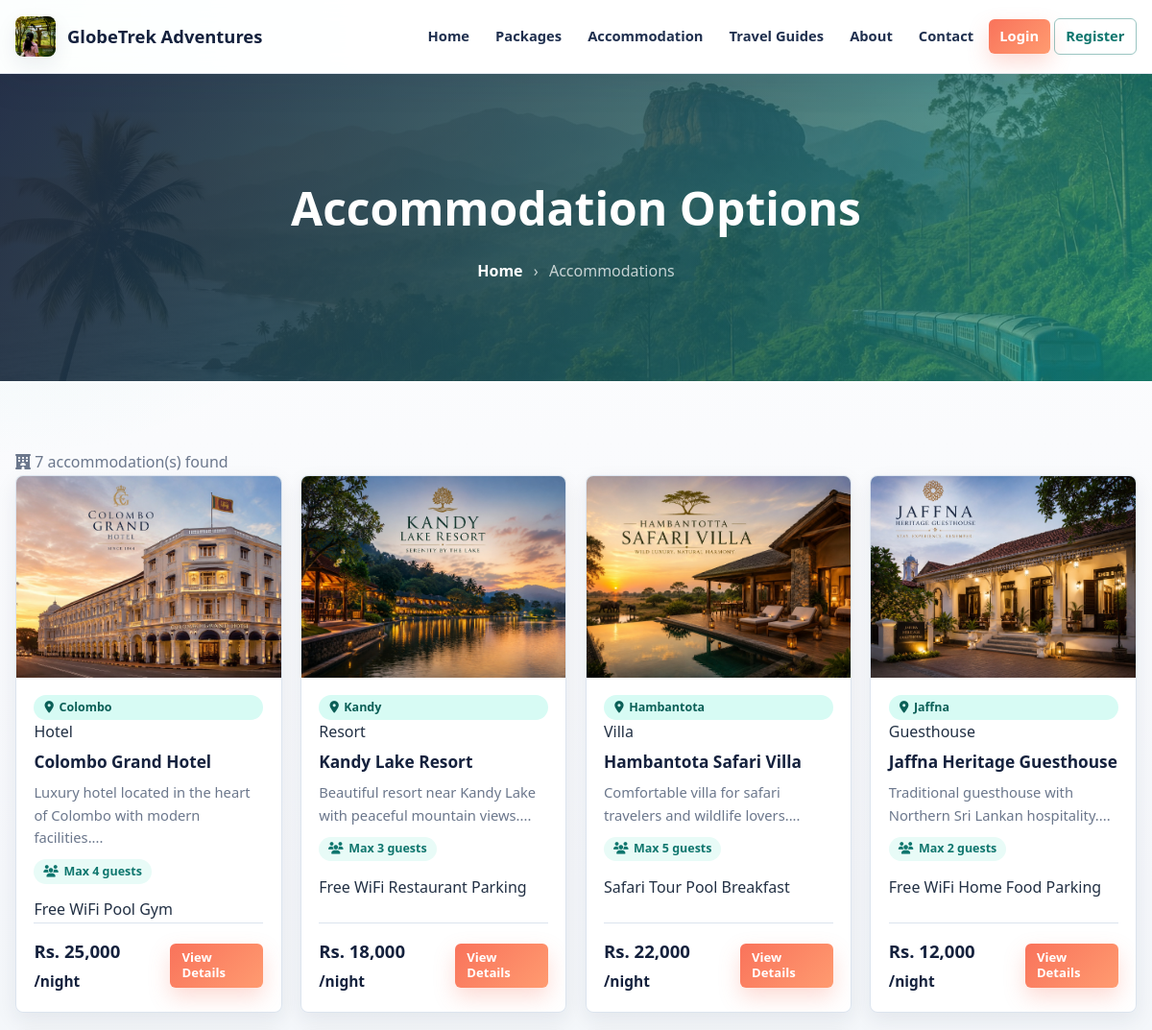
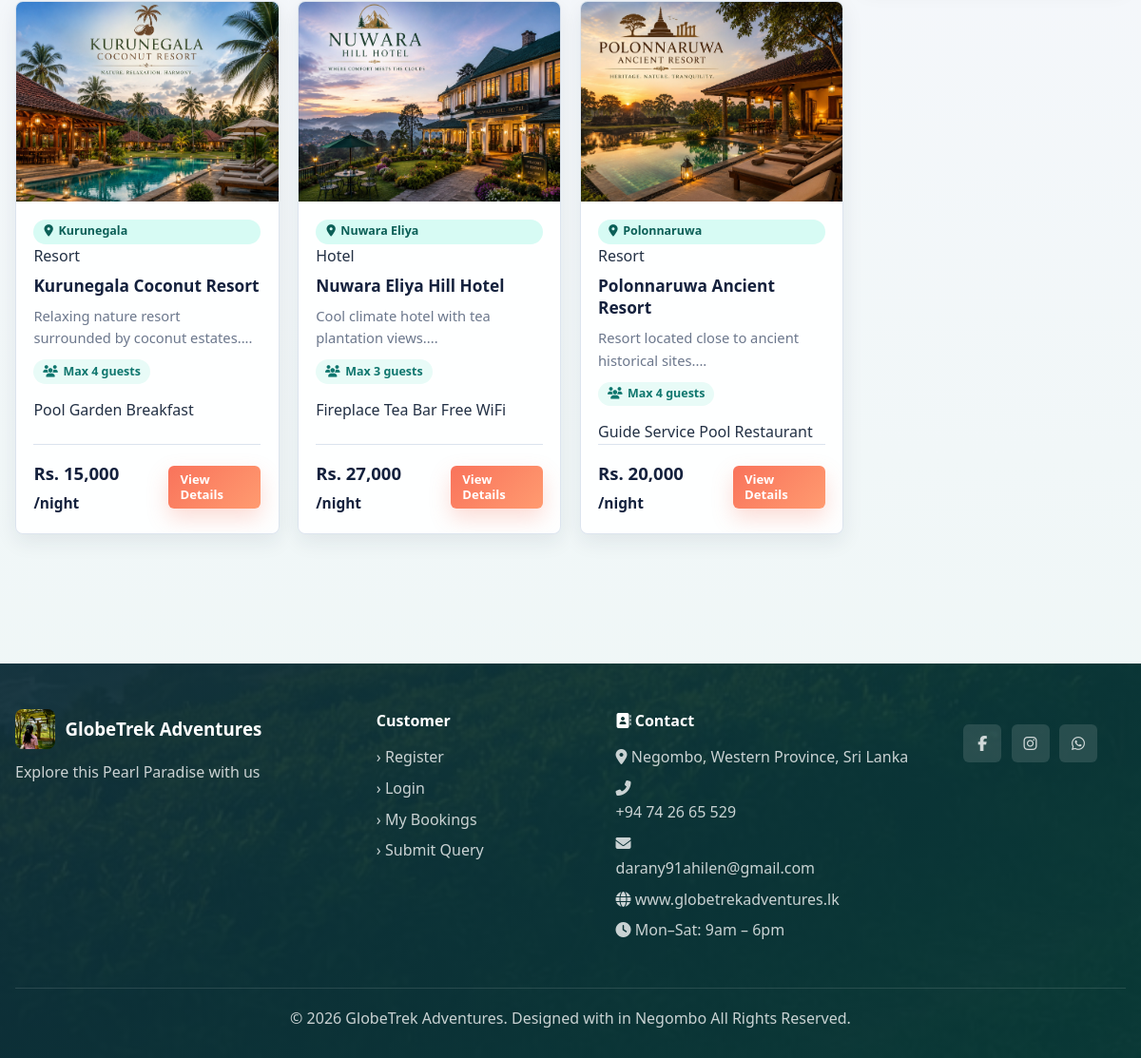
Screenshot of /index.php?url=home/accommodation with the database file from the repository (2 pictures, top to bottom).
### tables this page shows
CREATE TABLE `accommodations` (
  `id` int(11) NOT NULL,
  `name` varchar(200) NOT NULL,
  `location` varchar(200) DEFAULT NULL,
  `type` enum('hotel','guesthouse','resort','villa') DEFAULT 'hotel',
  `description` text DEFAULT NULL,
  `price_per_night` decimal(10,0) NOT NULL,
  `max_guests` int(11) DEFAULT 2,
  `image` varchar(255) DEFAULT 'default.jpg',
  `amenities` text DEFAULT NULL,
  `contact_phone` varchar(50) DEFAULT NULL,
  `contact_email` varchar(100) DEFAULT NULL,
  `status` enum('active','inactive') DEFAULT 'active',
  `created_at` datetime DEFAULT current_timestamp()
);

### controllers/HomeController.php (called while the page is built, shortened)
<?php
class HomeController {
    private $db;
    public function __construct() {
        $database = new Database();
        $this->db = $database->getConnection();
    }
    public function accommodation() {
            $accommodationModel = new Accommodation($this->db);
            $filters = [];
            $accommodations = $accommodationModel->getAll($filters);
            require_once BASE_PATH . '/views/home/accommodation.php';
        }
}
?>

### config/database.php (called while the page is built, shortened)
<?php
class Database {
    private $host = 'localhost';
    private $dbname = 'globetrek_adv';
    private $username = 'root';
    private $password = '';
    public function getConnection() {
        $this->conn = null;
        try {
            $this->conn = new PDO(
                "mysql:host={$this->host};dbname={$this->dbname};charset=utf8",
                $this->username,
                $this->password
            );
            $this->conn->setAttribute(PDO::ATTR_ERRMODE, PDO::ERRMODE_EXCEPTION);
            $this->conn->setAttribute(PDO::ATTR_DEFAULT_FETCH_MODE, PDO::FETCH_ASSOC);
        } catch(PDOException $e) {
            error_log("Connection Error: " . $e->getMessage());
            die(json_encode(['error' => 'Database connection failed']));
        }
        return $this->conn;
    }
}
?>

### models/Accommodation.php (called while the page is built, shortened)
<?php
class Accommodation {
    private $conn;
    private $table = 'accommodations';
    public function __construct($db) {
        $this->conn = $db;
    }
    public function getAll($filters = []) {
        $sql = "SELECT * FROM {$this->table} WHERE status = 'active'";
        $sql .= " ORDER BY created_at DESC";
        $stmt = $this->conn->prepare($sql);
        $stmt->execute();
        return $stmt->fetchAll();
    }
}
?>

### views/home/accommodation.php (the view, shortened to what this page needs)
<?php require_once BASE_PATH . '/views/layouts/header.php'; ?>
<section class="page-banner">
    <div class="banner-overlay">
        <div class="banner-content">
            <h1>Accommodation Options</h1>
            <nav class="breadcrumb">
                <a href="http://localhost/globetrek/index.php">Home</a>
                <span>&rsaquo;</span>
                <span>Accommodations</span>
            </nav>
        </div>
    </div>
</section>
<section class="section">
    <div class="container">
        <div class="packages-layout no-filters">
            <div class="packages-main">
                <p class="results-count">
                    <i class="fas fa-hotel"></i>
                    <?= count($accommodations) ?> accommodation(s) found
                </p>
                <div class="card-grid">
                    <?php if (!empty($accommodations)): ?>
                        <?php foreach ($accommodations as $acc): ?>
                        <div class="card">
                            <img src="http://localhost/globetrek/assets/images/<?= htmlspecialchars($acc['image']) ?>"
                                 alt="<?= htmlspecialchars($acc['name']) ?>"
                                 onerror="this.src='http://localhost/globetrek/assets/images/default.jpg'">
                            <div class="card-body">
                                <span class="badge">
                                    <i class="fas fa-map-marker-alt"></i>
                                    <?= htmlspecialchars($acc['location']) ?>
                                </span>
                                <span class="acc-type-badge acc-<?= $acc['type'] ?>">
                                    <?= ucfirst($acc['type']) ?>
                                </span>
                                <h3><?= htmlspecialchars($acc['name']) ?></h3>
                                <p><?= substr(htmlspecialchars($acc['description']), 0, 90) ?>...</p>
                                <div class="card-meta">
                                    <span class="meta-item">
                                        <i class="fas fa-users"></i>
                                        Max <?= $acc['max_guests'] ?> guests
                                    </span>
                                </div>
                                <div class="acc-amenities">
                                    <?php
                                    $amenities = explode(',', $acc['amenities']);
                                    foreach (array_slice($amenities, 0, 3) as $amenity):
                                    ?>
                                    <span class="amenity-tag">
                                        <?= htmlspecialchars(trim($amenity)) ?>
                                    </span>
                                    <?php endforeach; ?>
                                </div>
                                <div class="card-footer">
                                    <span class="price">
                                        <?= formatLKR($acc['price_per_night']) ?>
                                        <small>/night</small>
                                    </span>
                                    <a href="http://localhost/globetrek/index.php?url=home/accommodationDetail/<?= $acc['id'] ?>"
                                       class="btn-view">
                                        View Details
                                    </a>
                                </div>
                            </div>
                        </div>
                        <?php endforeach; ?>
                    <?php endif; ?>
                </div>
            </div>
        </div>
    </div>
</section>
<?php require_once BASE_PATH . '/views/layouts/footer.php'; ?>

### index.php (shortened to what this page needs)
<?php
require_once BASE_PATH . '/config/database.php';
require_once BASE_PATH . '/models/Accommodation.php';
require_once BASE_PATH . '/controllers/HomeController.php';
function formatLKR($amount) {
    return 'Rs. ' . number_format($amount, 0, '.', ',');
}
$url = isset($_GET['url']) ? rtrim($_GET['url'], '/') : 'home/index';
$parts = explode('/', $url);
$controllerName = ucfirst($parts[0] ?? 'home') . 'Controller';
$action         = $parts[1] ?? 'index';
$param          = $parts[2] ?? null;
if (class_exists($controllerName)) {
    $controller = new $controllerName();
    if (method_exists($controller, $action)) {
        $controller->$action($param);
    } else {
        http_response_code(404);
        require_once BASE_PATH . '/views/errors/404.php';
    }
} else {
    http_response_code(404);
    require_once BASE_PATH . '/views/errors/404.php';
}
?>

### views/layouts/header.php (shortened to what this page needs)
<?php
$base_url = 'http://localhost/globetrek';
?>
<!DOCTYPE html>
<html lang="en">
<head>
    <link rel="stylesheet" href="<?= $base_url ?>/assets/style.css">
    <link rel="stylesheet" href="https://cdnjs.cloudflare.com/ajax/libs/font-awesome/6.5.0/css/all.min.css">
</head>
<body>
<header class="navbar">
    <div class="container nav-inner">
        <a href="<?= $base_url ?>/index.php" class="logo">
    <img src="<?= $base_url ?>/assets/images/logo.jpeg"
         alt="GlobeTrek Adventures"
         class="logo-img">
    GlobeTrek Adventures  </a>
        <nav>
            <a href="<?= $base_url ?>/index.php">Home</a>
            <a href="<?= $base_url ?>/index.php?url=package/index">Packages</a>
            <a href="<?= $base_url ?>/index.php?url=home/accommodation">Accommodation</a>
             <a href="http://localhost/globetrek/index.php?url=home/guides"> Travel Guides</a>
            <a href="<?= $base_url ?>/index.php?url=home/about">About</a>
            <a href="<?= $base_url ?>/index.php?url=home/contact">Contact</a>
            <?php if (isset($_SESSION['user_id'])): ?>
                <?php if ($_SESSION['user_role'] === 'admin'): ?>
                    <a href="<?= $base_url ?>/index.php?url=admin/dashboard">Admin Panel</a>
                <?php elseif ($_SESSION['user_role'] === 'staff'): ?>
                    <a href="<?= $base_url ?>/index.php?url=staff/dashboard">Staff Panel</a>
                <?php else: ?>
                    <a href="<?= $base_url ?>/index.php?url=customer/dashboard">My Account</a>
                <?php endif; ?>
                <a href="<?= $base_url ?>/index.php?url=auth/logout" class="btn-nav">Logout</a>
            <?php else: ?>
                <a href="<?= $base_url ?>/index.php?url=auth/login" class="btn-nav">Login</a>
                <a href="<?= $base_url ?>/index.php?url=auth/register" class="btn-nav btn-outline">Register</a>
            <?php endif; ?>
        </nav>
    </div>
</header>
<main class="main-content">

### views/layouts/footer.php (shortened to what this page needs)
</main>
<footer class="footer">
    <div class="container footer-grid">
        <div>
            <h3> <img src="http://localhost/globetrek/assets/images/logo.jpeg"
         alt="GlobeTrek Adventures"
         class="footer-logo-img"> GlobeTrek Adventures </h3>
            <p>Explore this Pearl Paradise with us</p>
        </div>
<div>
    <h4>Customer</h4>
    <a href="http://localhost/globetrek/index.php?url=auth/register">
        &rsaquo; Register
    </a>
    <a href="http://localhost/globetrek/index.php?url=auth/login">
        &rsaquo; Login
    </a>
    <a href="http://localhost/globetrek/index.php?url=customer/mybookings">
        &rsaquo; My Bookings
    </a>
    <a href="http://localhost/globetrek/index.php?url=customer/query">
        &rsaquo; Submit Query
    </a>
</div>
        <div>
            <h4>
                <i class="fas fa-address-book"></i>
                Contact
            </h4>
            <p>
                <i class="fas fa-map-marker-alt"></i>
                Negombo, Western Province, Sri Lanka
            </p>
            <p>
                <i class="fas fa-phone-alt"></i>
                <a href="tel:+94764279445"
                style="color:rgba(255,255,255,0.8);
                        text-decoration:none;">
                    +94 74 26 65 529
                </a>
            </p>
            <p>
                <i class="fas fa-envelope"></i>
                <a href="mailto:hello@globetrekadventures.lk"
                style="color:rgba(255,255,255,0.8);
                        text-decoration:none;">
                    darany91ahilen@gmail.com
                </a>
            </p>
            <p>
                <i class="fas fa-globe"></i>
                www.globetrekadventures.lk
            </p>
            <p>
                <i class="fas fa-clock"></i>
                Mon–Sat: 9am – 6pm
            </p>
        </div>
<div class="social-icons" style="margin-top:1rem;">
    <a href="https://www.facebook.com/share/18MYwyu8Ju/"
       target="_blank"
       title="Facebook">
        <i class="fab fa-facebook-f"></i>
    </a>
    <a href="https://www.instagram.com/globetk.adventure?utm_source=qr&igsh=OGR1ZWQyMzl6aW1r"
       target="_blank"
       title="Instagram">
        <i class="fab fa-instagram"></i>
    </a>
    <a href="https://wa.me/94742665529"
       target="_blank"
       title="WhatsApp">
        <i class="fab fa-whatsapp"></i>
    </a>
</div>
    <div class="footer-bottom">
        <p>&copy; <?= date('Y') ?> GlobeTrek Adventures. Designed with in Negombo All Rights Reserved.</p>
    </div>
</footer>
</body>
</html>

### rows the page displays
accommodations: image (picture), location "Colombo", type "Hotel", name "Colombo Grand Hotel", description "Luxury hotel located in the heart of Colombo with modern facilities.", max_guests "4", amenities "Free WiFi", amenities "Pool", amenities "Gym", price_per_night "Rs. 25,000"
accommodations: image (picture), location "Kandy", type "Resort", name "Kandy Lake Resort", description "Beautiful resort near Kandy Lake with peaceful mountain views.", max_guests "3", amenities "Free WiFi", amenities "Restaurant", amenities "Parking", price_per_night "Rs. 18,000"
accommodations: image (picture), location "Hambantota", type "Villa", name "Hambantota Safari Villa", description "Comfortable villa for safari travelers and wildlife lovers.", max_guests "5", amenities "Safari Tour", amenities "Pool", amenities "Breakfast", price_per_night "Rs. 22,000"
accommodations: image (picture), location "Jaffna", type "Guesthouse", name "Jaffna Heritage Guesthouse", description "Traditional guesthouse with Northern Sri Lankan hospitality.", max_guests "2", amenities "Free WiFi", amenities "Home Food", amenities "Parking", price_per_night "Rs. 12,000"
accommodations: image (picture), location "Kurunegala", type "Resort", name "Kurunegala Coconut Resort", description "Relaxing nature resort surrounded by coconut estates.", max_guests "4", amenities "Pool", amenities "Garden", amenities "Breakfast", price_per_night "Rs. 15,000"
accommodations: image (picture), location "Nuwara Eliya", type "Hotel", name "Nuwara Eliya Hill Hotel", description "Cool climate hotel with tea plantation views.", max_guests "3", amenities "Fireplace", amenities "Tea Bar", amenities "Free WiFi", price_per_night "Rs. 27,000"
accommodations: image (picture), location "Polonnaruwa", type "Resort", name "Polonnaruwa Ancient Resort", description "Resort located close to ancient historical sites.", max_guests "4", amenities "Guide Service", amenities "Pool", amenities "Restaurant", price_per_night "Rs. 20,000"

### other values shown
count($accommodations) "7"
